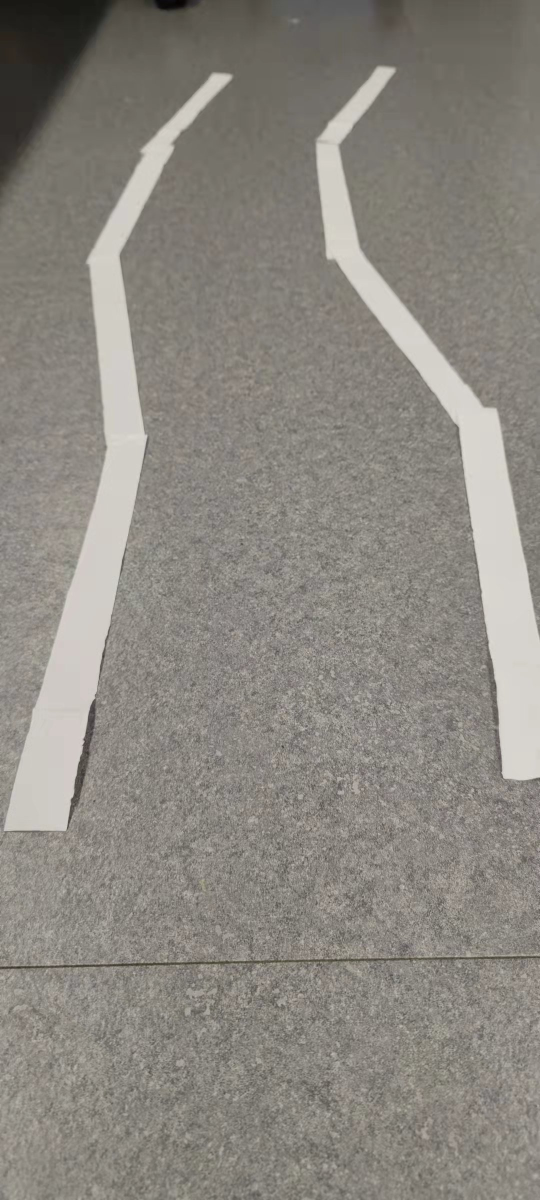
#> input picture car/detect/image/a_test.jpeg, 1080 x 2400 px, given in place of test.jpeg, which was not available (shown at 1/2 size)
$ python other_demo.py
#> lines starting #> are read from the running program, lines starting #| are printed output that depends on the picture; after the words box and inside, x2 and y2 are one past the last pixel; in counts of white or black regions, pixels touching at a corner belong together; pictures that were not available may be replaced by others from this repository, and a replacement may not be noted
# Key Point:
# 1.打开视频文件
# 2.循环遍历每一帧
# 3.canny边缘检测，检测line
# 4.去除多余图像直线
# 5.霍夫变换
# 6.叠加变换与原始图像
# 7.车道检测

# ref https://zhuanlan.zhihu.com/p/60891432
# https://www.cnblogs.com/wojianxin/p/12624096.html

import numpy as np
import cv2 as cv
import cv2
import time
import matplotlib.pyplot as plt

# Global Variables
VIDEO_LOCATION = "./input.mp4"


# Tools
# Canny检测
def do_canny(frame):
    # 将每一帧转化为灰度图像，去除多余信息
    gray = cv.cvtColor(frame, cv.COLOR_BGR2GRAY)
    # 高斯滤波器，去除噪声，平滑图像
    blur = cv.GaussianBlur(gray, (15 ,15), 0)

    ret, binary = cv2.threshold(blur, 180, 255, cv2.THRESH_BINARY)

    # 边缘检测

    canny = cv.Canny(binary, 50, 150)
    cv2.imwrite('./canny.jpg', canny)

    return canny


# 图像分割，去除多余线条信息
def do_segment(frame):
    # 获取图像高度(注意CV的坐标系,正方形左上为0点，→和↓分别为x,y正方向)
    height = frame.shape[0]

    # 创建一个三角形的区域,指定三点
    polygons = np.array([
        [(0, height),
         (800, height),
         (380, 290)]
    ])

    # 创建一个mask,形状与frame相同，全为0值
    mask = np.zeros_like(frame)

    # 对该mask进行填充，做一个掩码
    # 三角形区域为1
    # 其余为0
    cv.fillPoly(mask, polygons, 255)

    # 将frame与mask做与，抠取需要区域
    segment = cv.bitwise_and(frame, mask)

    return segment


# 车道左右边界标定
def calculate_lines(frame, lines):
    # 建立两个空列表，用于存储左右车道边界坐标
    left = []
    right = []

    # 循环遍历lines
    for line in lines:
        # 将线段信息从二维转化能到一维
        x1, y1, x2, y2 = line.reshape(4)

        # 将一个线性多项式拟合到x和y坐标上，并返回一个描述斜率和y轴截距的系数向量
        parameters = np.polyfit((x1, x2), (y1, y2), 1)
        slope = parameters[0]  # 斜率
        y_intercept = parameters[1]  # 截距

        # 通过斜率大小，可以判断是左边界还是右边界
        # 很明显左边界slope<0(注意cv坐标系不同的)
        # 右边界slope>0
        if slope < 0:
            left.append((slope, y_intercept))
        else:
            right.append((slope, y_intercept))

    # 将所有左边界和右边界做平均，得到一条直线的斜率和截距
    left_avg = np.average(left, axis=0)
    right_avg = np.average(right, axis=0)
    # 将这个截距和斜率值转换为x1,y1,x2,y2
    left_line = calculate_coordinate(frame, parameters=left_avg)
    right_line = calculate_coordinate(frame, parameters=right_avg)

    return np.array([left_line, right_line])


# 将截距与斜率转换为cv空间坐标
def calculate_coordinate(frame, parameters):
    # 获取斜率与截距
    slope, y_intercept = parameters

    # 设置初始y坐标为自顶向下(框架底部)的高度
    # 将最终的y坐标设置为框架底部上方150
    y1 = frame.shape[0]
    y2 = int(y1 - 150)
    # 根据y1=kx1+b,y2=kx2+b求取x1,x2
    x1 = int((y1 - y_intercept) / slope)
    x2 = int((y2 - y_intercept) / slope)
    return np.array([x1, y1, x2, y2])


# 可视化车道线
def visualize_lines(frame, lines):
    lines_visualize = np.zeros_like(frame)
    # 检测lines是否为空
    if lines is not None:
        for x1, y1, x2, y2 in lines:
            # 画线
            cv.line(lines_visualize, (x1, y1), (x2, y2), (0, 0, 255), 5)
    return lines_visualize


def handle_one_frame(frame):
    # 边缘检测
    canny = do_canny(frame)
    # cv.imshow("canny", canny)
    # cv.imwrite('./canny.jpg', canny)

    # 图像分割，去除多余直线,只保留需要的直线
    # 原理见博文
    # segment = do_segment(canny)
    # cv.imshow("segment", segment)
    # cv.imwrite('./segment.jpg', segment)

    # 原始空间中，利用Canny梯度，找到很多练成线的点
    # 利用霍夫变换，将这些点变换到霍夫空间中，转换为直线
    hough = cv.HoughLinesP(canny, 2, np.pi / 180, 100, minLineLength=100, maxLineGap=50)
    # cv.imshow("hough", hough)
    # cv.imwrite('./hough.jpg', hough)

    # 将从hough检测到的多条线平均成一条线表示车道的左边界，
    # 一条线表示车道的右边界
    lines = calculate_lines(frame, hough)

    # 可视化
    lines_visualize = visualize_lines(frame, lines)  # 显示
    # cv.imshow("lines", lines_visualize)
    cv.imwrite('./lines.jpg', lines_visualize)

    # 叠加检测的车道线与原始图像,配置两张图片的权重值
    # alpha=0.6, beta=1, gamma=1
    output = cv.addWeighted(frame, 0.6, lines_visualize, 1, 0.1)
    # cv.imshow("output", output)
    plt.imshow(output)
    plt.show()


def test():
    # frame = ''
    img = cv.imread('./test.jpeg')
#> img is the input picture: shape (2400, 1080, 3); mean B, G, R 128, 135.1, 139
    # cv.imshow('image', img)
    # cv2.waitKey(0)
    # cv2.destroyAllWindows()
    handle_one_frame(img)
#> in do_canny, `ret, binary = cv2.threshold(blur, 180, 255, cv2.THRESH_BINARY)`:
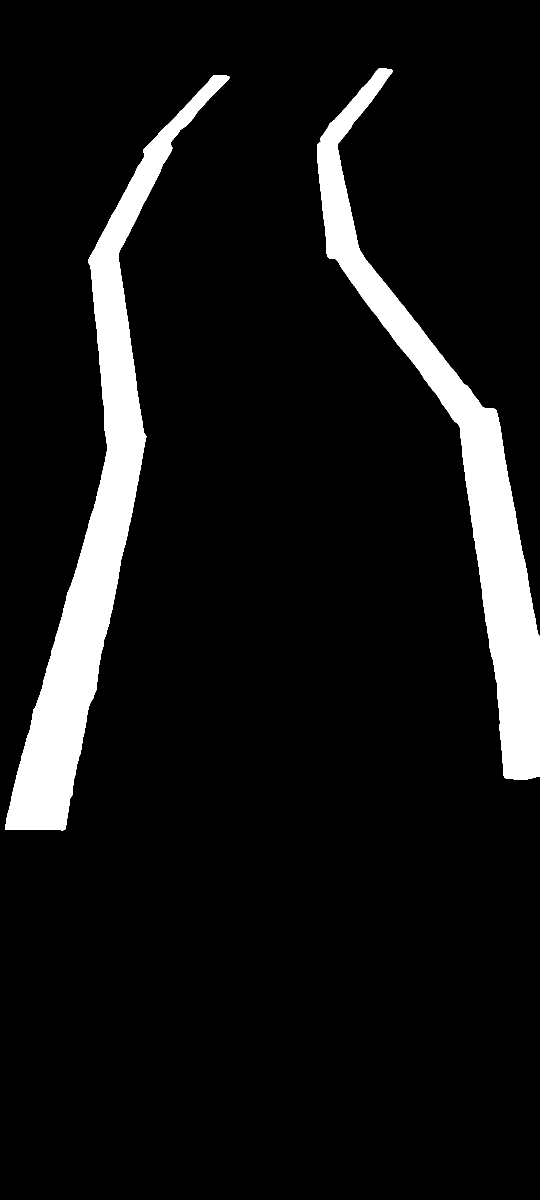
#> binary: shape (2400, 1080) (shown at 1/2 size); 8.6% white; 2 white regions, box (x1, y1, x2, y2) and area: (10, 150, 459, 1661) 118042, (635, 137, 1080, 1560) 105328
#> in do_canny, `canny = cv.Canny(binary, 50, 150)`:
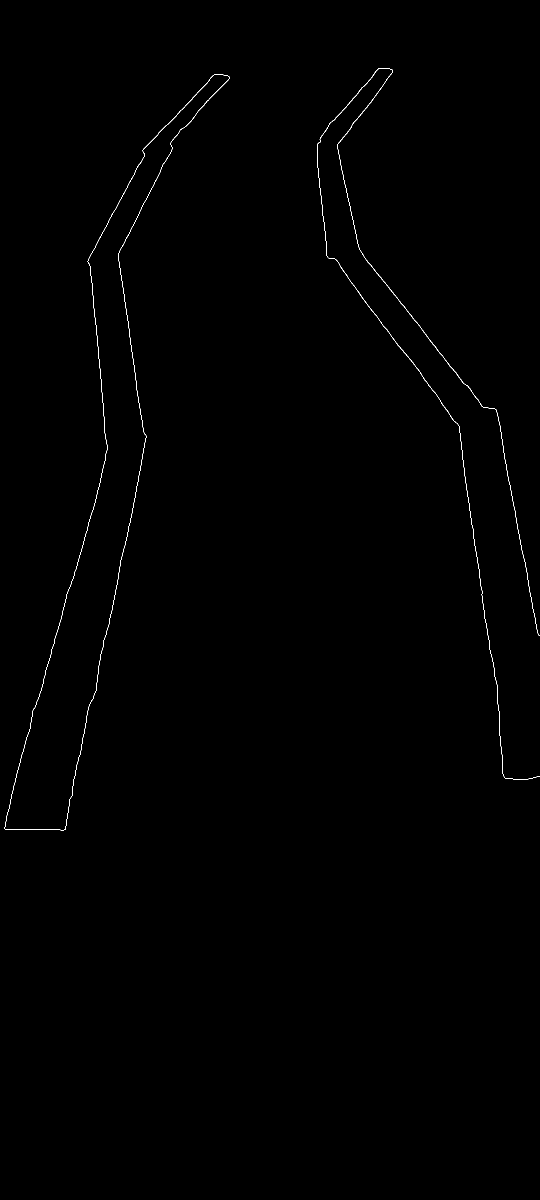
#> canny: shape (2400, 1080) (shown at 1/2 size); 0.26% white in thin lines or dots, all inside (x1, y1, x2, y2) = (9, 136, 1080, 1661)
#> in handle_one_frame, `hough = cv.HoughLinesP(canny, 2, np.pi / 180, 100, minLineLength=100, ..`: hough = 31 rows, first 6: [41, 1518, 143, 1162], [127, 1660, 182, 1402], [191, 642, 214, 900], [924, 907, 979, 1299], [720, 501, 1001, 861], [652, 499, 803, 699]
#> the loop in calculate_lines, `for line in lines:` made 31 passes
#> (x1, y1, x2, y2, slope, y_intercept) on passes 1 to 12: (41, 1518, 143, 1162, -3.49, 1661.1), (127, 1660, 182, 1402, -4.69, 2255.7), (191, 642, 214, 900, 11.22, -1500.5), (924, 907, 979, 1299, 7.13, -5678.6), (720, 501, 1001, 861, 1.28, -421.4), (652, 499, 803, 699, 1.32, -364.6), (237, 1147, 281, 936, -4.8, 2283.5), (213, 1265, 237, 1153, -4.67, 2259), (236, 509, 289, 886, 7.11, -1169.7), (994, 825, 1043, 1100, 5.61, -4753.6), (939, 1011, 980, 1303, 7.12, -5676.5), (175, 523, 305, 279, -1.88, 851.5)
#> after the loop in calculate_lines, `for line in lines:`: left = [(-3.49, 1661.1), (-4.69, 2255.7), (-4.8, 2283.5), (-4.67, 2259), (-1.88, 851.5), (-4.76, 2259.3), (-3.73, 1706.6), (-1.33, 1187.2), (-1.16, 1014.4), (-1.07, 606.2), (-5.17, 2385.3), (-1.96, 971.7), (-1.11, 663.3), (-1, 582), (-4.74, 2258.9), (-4, 1685), (-3.69, 1683.7)]; right = [(11.22, -1500.5), (7.13, -5678.6), (1.28, -421.4), (1.32, -364.6), (7.11, -1169.7), (5.61, -4753.6), (7.12, -5676.5), (4.71, -2883), (1.33, -369.5), (1.28, -419.5), (11.44, -9972.6), (5.58, -4729.2), (9.81, -5911.2), (4.7, -2881.3)]
#> in calculate_lines, `left_avg = np.average(left, axis=0)`: left_avg = [-3.13, 1547.9]
#> in calculate_lines, `right_avg = np.average(right, axis=0)`: right_avg = [5.69, -3337.9]
#> in calculate_coordinate, `slope, y_intercept = parameters`: slope = -3.13; y_intercept = 1547.9
#> in calculate_coordinate, `x1 = int((y1 - y_intercept) / slope)`: x1 = -272
#> in calculate_coordinate, `x2 = int((y2 - y_intercept) / slope)`: x2 = -224
#> in calculate_lines, `left_line = calculate_coordinate(frame, parameters=left_avg)`: left_line = [-272, 2400, -224, 2250]
#> in calculate_lines, `right_line = calculate_coordinate(frame, parameters=right_avg)`: right_line = [1008, 2400, 982, 2250]
#> in handle_one_frame, `lines = calculate_lines(frame, hough)`: lines = [[-272, 2400, -224, 2250], [1008, 2400, 982, 2250]]
#> the loop in visualize_lines, `for x1, y1, x2, y2 in lines:` made 2 passes
#> in handle_one_frame, `output = cv.addWeighted(frame, 0.6, lines_visualize, 1, 0.1)`:
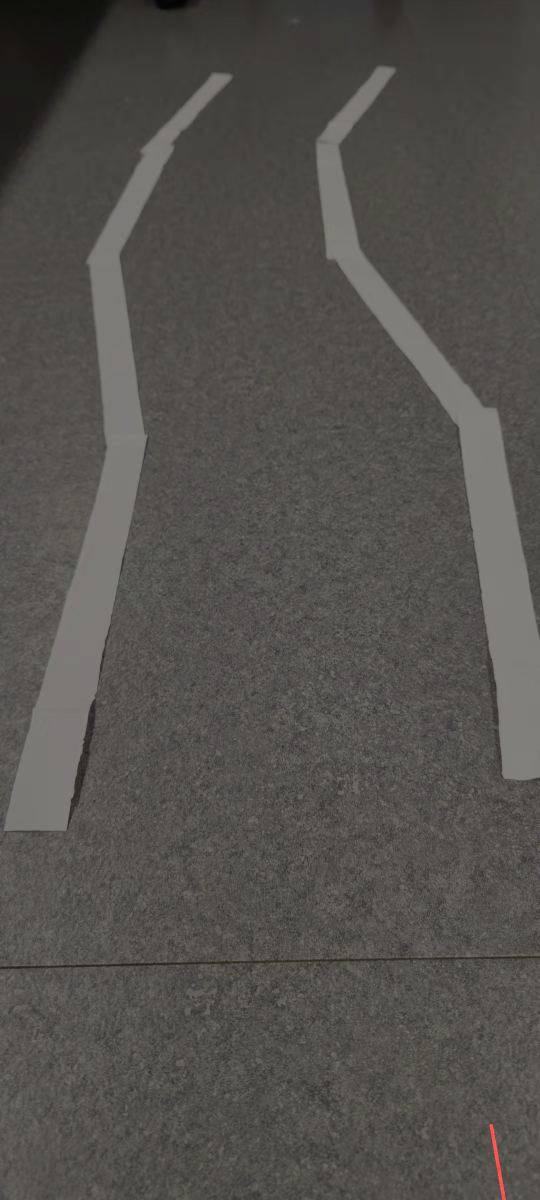
#> output: shape (2400, 1080, 3) (shown at 1/2 size); mean B, G, R 76.9, 81.2, 83.6


def main():
    # 视频读取
    cap = cv.VideoCapture(VIDEO_LOCATION)

    # 当视频还是打开的时候，循环遍历每一帧
    while cap.isOpened():
        _, frame = cap.read()
        handle_one_frame(frame)
        # q键退出
        if cv.waitKey(10) & 0xff == ord('q'):
            break

    # 释放，关闭
    cap.release()
    cv.destroyAllWindows()


if __name__ == "__main__":
    # main()
    test()
